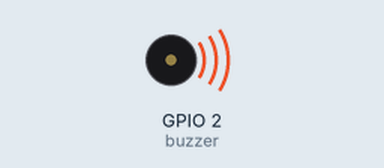
Bench run of a program on a simulated Raspberry Pi (BCM pin numbers). Parts: buzzer (waves = sounding). At 13.3 s the program stops and its outputs stay as they are.

Above: at 0.2 s.
At 3.55 s:
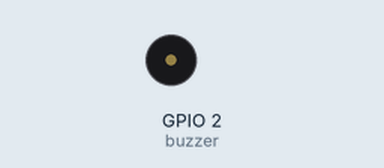
Timing chart, 0 to 6.0 s (numbered marks = the images above):
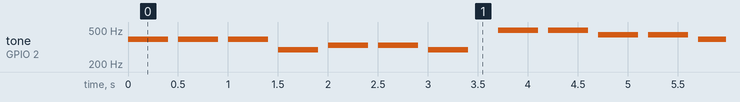

Measured:
- by itself, tone on GPIO 2 (buzzer): plays 392 Hz for 0.40 s, 392 Hz for 0.40 s, 392 Hz for 0.40 s, 294 Hz for 0.40 s, 330 Hz for 0.40 s, 330 Hz for 0.40 s … (25 notes in this stretch)

The program:

old_macdonald.py
```python
import gpiozero
import time

buzzer = gpiozero.TonalBuzzer(2)

l1 = ["G4", "G4", "G4", "D4", "E4", "E4", "D4"]
l2 = ["B4", "B4", "A4", "A4", "G4"]
l3 = ["D4", "G4", "G4", "G4", "D4", "E4", "E4", "D4"]

song = [l1, l2, l3, l2]

for line in song:
    for note in line:
        buzzer.play(note)
        time.sleep(0.4)
        buzzer.stop()
        time.sleep(0.1)
    time.sleep(0.2)
```
